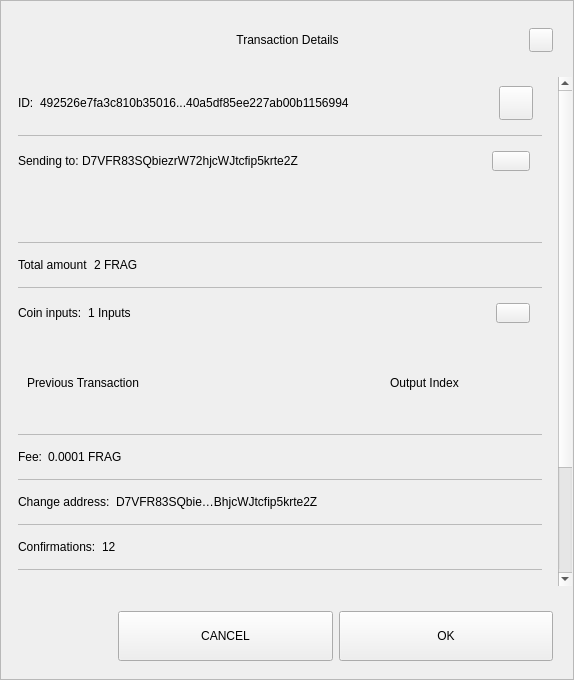
<?xml version="1.0" encoding="UTF-8"?>
<ui version="4.0">
 <class>TxDetailDialog</class>
 <widget class="QWidget" name="TxDetailDialog">
  <property name="geometry">
   <rect>
    <x>0</x>
    <y>0</y>
    <width>574</width>
    <height>680</height>
   </rect>
  </property>
  <property name="sizePolicy">
   <sizepolicy hsizetype="Preferred" vsizetype="Expanding">
    <horstretch>0</horstretch>
    <verstretch>0</verstretch>
   </sizepolicy>
  </property>
  <property name="minimumSize">
   <size>
    <width>574</width>
    <height>500</height>
   </size>
  </property>
  <property name="windowTitle">
   <string>Form</string>
  </property>
  <property name="styleSheet">
   <string notr="true"/>
  </property>
  <layout class="QVBoxLayout" name="verticalLayout_3">
   <property name="spacing">
    <number>0</number>
   </property>
   <property name="leftMargin">
    <number>0</number>
   </property>
   <property name="topMargin">
    <number>0</number>
   </property>
   <property name="rightMargin">
    <number>0</number>
   </property>
   <property name="bottomMargin">
    <number>0</number>
   </property>
   <item>
    <widget class="QFrame" name="frame">
     <property name="sizePolicy">
      <sizepolicy hsizetype="Preferred" vsizetype="Expanding">
       <horstretch>0</horstretch>
       <verstretch>0</verstretch>
      </sizepolicy>
     </property>
     <property name="styleSheet">
      <string notr="true"/>
     </property>
     <property name="frameShape">
      <enum>QFrame::StyledPanel</enum>
     </property>
     <property name="frameShadow">
      <enum>QFrame::Raised</enum>
     </property>
     <layout class="QVBoxLayout" name="verticalLayout">
      <property name="leftMargin">
       <number>0</number>
      </property>
      <property name="rightMargin">
       <number>0</number>
      </property>
      <item>
       <layout class="QHBoxLayout" name="horizontalLayout_3">
        <property name="spacing">
         <number>0</number>
        </property>
        <property name="leftMargin">
         <number>20</number>
        </property>
        <property name="topMargin">
         <number>10</number>
        </property>
        <property name="rightMargin">
         <number>20</number>
        </property>
        <item>
         <spacer name="horizontalSpacer_1">
          <property name="orientation">
           <enum>Qt::Horizontal</enum>
          </property>
          <property name="sizeHint" stdset="0">
           <size>
            <width>40</width>
            <height>20</height>
           </size>
          </property>
         </spacer>
        </item>
        <item>
         <widget class="QLabel" name="labelTitle">
          <property name="minimumSize">
           <size>
            <width>0</width>
            <height>40</height>
           </size>
          </property>
          <property name="maximumSize">
           <size>
            <width>16777215</width>
            <height>40</height>
           </size>
          </property>
          <property name="styleSheet">
           <string notr="true">padding-left:24px;</string>
          </property>
          <property name="text">
           <string>Transaction Details</string>
          </property>
          <property name="alignment">
           <set>Qt::AlignCenter</set>
          </property>
          <property name="margin">
           <number>7</number>
          </property>
         </widget>
        </item>
        <item>
         <spacer name="horizontalSpacer_2">
          <property name="orientation">
           <enum>Qt::Horizontal</enum>
          </property>
          <property name="sizeHint" stdset="0">
           <size>
            <width>40</width>
            <height>20</height>
           </size>
          </property>
         </spacer>
        </item>
        <item>
         <widget class="QPushButton" name="btnEsc">
          <property name="minimumSize">
           <size>
            <width>24</width>
            <height>24</height>
           </size>
          </property>
          <property name="maximumSize">
           <size>
            <width>24</width>
            <height>24</height>
           </size>
          </property>
          <property name="focusPolicy">
           <enum>Qt::NoFocus</enum>
          </property>
          <property name="text">
           <string/>
          </property>
         </widget>
        </item>
       </layout>
      </item>
      <item>
       <spacer name="verticalSpacer">
        <property name="orientation">
         <enum>Qt::Vertical</enum>
        </property>
        <property name="sizeType">
         <enum>QSizePolicy::Fixed</enum>
        </property>
        <property name="sizeHint" stdset="0">
         <size>
          <width>20</width>
          <height>10</height>
         </size>
        </property>
       </spacer>
      </item>
      <item>
       <widget class="QWidget" name="layoutScroll" native="true">
        <property name="minimumSize">
         <size>
          <width>0</width>
          <height>0</height>
         </size>
        </property>
        <layout class="QVBoxLayout" name="verticalLayout_4">
         <property name="leftMargin">
          <number>0</number>
         </property>
         <property name="topMargin">
          <number>0</number>
         </property>
         <property name="rightMargin">
          <number>0</number>
         </property>
         <item>
          <widget class="QScrollArea" name="scrollArea">
           <property name="styleSheet">
            <string notr="true">#scrollArea {
background:transparent;
}</string>
           </property>
           <property name="horizontalScrollBarPolicy">
            <enum>Qt::ScrollBarAlwaysOff</enum>
           </property>
           <property name="sizeAdjustPolicy">
            <enum>QAbstractScrollArea::AdjustIgnored</enum>
           </property>
           <property name="widgetResizable">
            <bool>true</bool>
           </property>
           <property name="alignment">
            <set>Qt::AlignLeading|Qt::AlignLeft|Qt::AlignTop</set>
           </property>
           <widget class="QWidget" name="scrollAreaWidgetContents">
            <property name="geometry">
             <rect>
              <x>0</x>
              <y>0</y>
              <width>556</width>
              <height>672</height>
             </rect>
            </property>
            <property name="autoFillBackground">
             <bool>false</bool>
            </property>
            <property name="styleSheet">
             <string notr="true">#scrollAreaWidgetContents {
background:transparent;
}</string>
            </property>
            <layout class="QVBoxLayout" name="verticalLayout_7">
             <property name="spacing">
              <number>0</number>
             </property>
             <property name="sizeConstraint">
              <enum>QLayout::SetDefaultConstraint</enum>
             </property>
             <property name="leftMargin">
              <number>0</number>
             </property>
             <property name="topMargin">
              <number>0</number>
             </property>
             <property name="rightMargin">
              <number>0</number>
             </property>
             <property name="bottomMargin">
              <number>0</number>
             </property>
             <item>
              <widget class="QWidget" name="content" native="true">
               <layout class="QVBoxLayout" name="verticalLayout_2">
                <property name="leftMargin">
                 <number>16</number>
                </property>
                <property name="topMargin">
                 <number>0</number>
                </property>
                <property name="rightMargin">
                 <number>16</number>
                </property>
                <item>
                 <widget class="QWidget" name="contentID" native="true">
                  <layout class="QHBoxLayout" name="horizontalLayout_12" stretch="0,1,0">
                   <property name="leftMargin">
                    <number>0</number>
                   </property>
                   <item>
                    <widget class="QLabel" name="labelId">
                     <property name="maximumSize">
                      <size>
                       <width>16777215</width>
                       <height>16777215</height>
                      </size>
                     </property>
                     <property name="text">
                      <string>ID:</string>
                     </property>
                    </widget>
                   </item>
                   <item>
                    <widget class="QLabel" name="textId">
                     <property name="text">
                      <string>492526e7fa3c810b35016...40a5df85ee227ab00b1156994</string>
                     </property>
                    </widget>
                   </item>
                   <item>
                    <widget class="QPushButton" name="pushCopy">
                     <property name="minimumSize">
                      <size>
                       <width>34</width>
                       <height>34</height>
                      </size>
                     </property>
                     <property name="maximumSize">
                      <size>
                       <width>34</width>
                       <height>34</height>
                      </size>
                     </property>
                     <property name="focusPolicy">
                      <enum>Qt::NoFocus</enum>
                     </property>
                     <property name="text">
                      <string/>
                     </property>
                     <property name="iconSize">
                      <size>
                       <width>24</width>
                       <height>24</height>
                      </size>
                     </property>
                    </widget>
                   </item>
                  </layout>
                 </widget>
                </item>
                <item>
                 <widget class="QLabel" name="labelDivider9">
                  <property name="maximumSize">
                   <size>
                    <width>16777215</width>
                    <height>1</height>
                   </size>
                  </property>
                  <property name="styleSheet">
                   <string notr="true">background-color:#bababa;</string>
                  </property>
                  <property name="text">
                   <string/>
                  </property>
                 </widget>
                </item>
                <item>
                 <widget class="QWidget" name="contentOutputs" native="true">
                  <layout class="QHBoxLayout" name="horizontalLayout_11" stretch="0,3,0">
                   <property name="spacing">
                    <number>0</number>
                   </property>
                   <property name="leftMargin">
                    <number>0</number>
                   </property>
                   <property name="rightMargin">
                    <number>12</number>
                   </property>
                   <item>
                    <widget class="QLabel" name="labelSend">
                     <property name="maximumSize">
                      <size>
                       <width>16777215</width>
                       <height>16777215</height>
                      </size>
                     </property>
                     <property name="text">
                      <string>Sending to: </string>
                     </property>
                    </widget>
                   </item>
                   <item>
                    <widget class="QLabel" name="textSend">
                     <property name="text">
                      <string>D7VFR83SQbiezrW72hjcWJtcfip5krte2Z </string>
                     </property>
                    </widget>
                   </item>
                   <item>
                    <widget class="QPushButton" name="pushOutputs">
                     <property name="minimumSize">
                      <size>
                       <width>34</width>
                       <height>20</height>
                      </size>
                     </property>
                     <property name="maximumSize">
                      <size>
                       <width>38</width>
                       <height>20</height>
                      </size>
                     </property>
                     <property name="focusPolicy">
                      <enum>Qt::NoFocus</enum>
                     </property>
                     <property name="styleSheet">
                      <string notr="true"/>
                     </property>
                     <property name="text">
                      <string/>
                     </property>
                    </widget>
                   </item>
                  </layout>
                 </widget>
                </item>
                <item>
                 <widget class="QScrollArea" name="outputsScrollArea">
                  <property name="minimumSize">
                   <size>
                    <width>0</width>
                    <height>50</height>
                   </size>
                  </property>
                  <property name="styleSheet">
                   <string notr="true">#outputsScrollArea {
background:transparent;
}</string>
                  </property>
                  <property name="widgetResizable">
                   <bool>true</bool>
                  </property>
                  <widget class="QWidget" name="container_outputs_base">
                   <property name="geometry">
                    <rect>
                     <x>0</x>
                     <y>0</y>
                     <width>522</width>
                     <height>48</height>
                    </rect>
                   </property>
                   <property name="styleSheet">
                    <string notr="true">#container_outputs_base {
background:transparent;
}</string>
                   </property>
                  </widget>
                 </widget>
                </item>
                <item>
                 <widget class="QLabel" name="labelDivider8">
                  <property name="maximumSize">
                   <size>
                    <width>16777215</width>
                    <height>1</height>
                   </size>
                  </property>
                  <property name="styleSheet">
                   <string notr="true">background-color:#bababa;</string>
                  </property>
                  <property name="text">
                   <string/>
                  </property>
                 </widget>
                </item>
                <item>
                 <widget class="QWidget" name="contentAmount" native="true">
                  <layout class="QHBoxLayout" name="horizontalLayout_4" stretch="0,1">
                   <property name="leftMargin">
                    <number>0</number>
                   </property>
                   <item>
                    <widget class="QLabel" name="labelAmount">
                     <property name="maximumSize">
                      <size>
                       <width>16777215</width>
                       <height>16777215</height>
                      </size>
                     </property>
                     <property name="text">
                      <string>Total amount</string>
                     </property>
                    </widget>
                   </item>
                   <item>
                    <widget class="QLabel" name="textAmount">
                     <property name="text">
                      <string>2 FRAG</string>
                     </property>
                    </widget>
                   </item>
                  </layout>
                 </widget>
                </item>
                <item>
                 <widget class="QLabel" name="labelDivider6">
                  <property name="maximumSize">
                   <size>
                    <width>16777215</width>
                    <height>1</height>
                   </size>
                  </property>
                  <property name="styleSheet">
                   <string notr="true">background-color:#bababa;</string>
                  </property>
                  <property name="text">
                   <string/>
                  </property>
                 </widget>
                </item>
                <item>
                 <widget class="QWidget" name="contentInputs" native="true">
                  <layout class="QHBoxLayout" name="horizontalLayout" stretch="0,2,0">
                   <property name="leftMargin">
                    <number>0</number>
                   </property>
                   <property name="rightMargin">
                    <number>12</number>
                   </property>
                   <item>
                    <widget class="QLabel" name="labelInputs">
                     <property name="sizePolicy">
                      <sizepolicy hsizetype="Minimum" vsizetype="Preferred">
                       <horstretch>0</horstretch>
                       <verstretch>0</verstretch>
                      </sizepolicy>
                     </property>
                     <property name="maximumSize">
                      <size>
                       <width>16777215</width>
                       <height>16777215</height>
                      </size>
                     </property>
                     <property name="text">
                      <string>Coin inputs:</string>
                     </property>
                    </widget>
                   </item>
                   <item>
                    <widget class="QLabel" name="textInputs">
                     <property name="text">
                      <string>1 Inputs</string>
                     </property>
                    </widget>
                   </item>
                   <item>
                    <widget class="QPushButton" name="pushInputs">
                     <property name="maximumSize">
                      <size>
                       <width>34</width>
                       <height>20</height>
                      </size>
                     </property>
                     <property name="focusPolicy">
                      <enum>Qt::NoFocus</enum>
                     </property>
                     <property name="styleSheet">
                      <string notr="true"/>
                     </property>
                     <property name="text">
                      <string/>
                     </property>
                    </widget>
                   </item>
                  </layout>
                 </widget>
                </item>
                <item>
                 <widget class="QFrame" name="gridInputs">
                  <property name="sizePolicy">
                   <sizepolicy hsizetype="Preferred" vsizetype="MinimumExpanding">
                    <horstretch>0</horstretch>
                    <verstretch>0</verstretch>
                   </sizepolicy>
                  </property>
                  <property name="minimumSize">
                   <size>
                    <width>0</width>
                    <height>90</height>
                   </size>
                  </property>
                  <layout class="QGridLayout" name="gridLayoutInput" columnstretch="5,2" rowminimumheight="0">
                   <property name="sizeConstraint">
                    <enum>QLayout::SetMaximumSize</enum>
                   </property>
                   <property name="verticalSpacing">
                    <number>0</number>
                   </property>
                   <item row="0" column="0" alignment="Qt::AlignLeft">
                    <widget class="QLabel" name="labelTitlePrevTx">
                     <property name="text">
                      <string>Previous Transaction</string>
                     </property>
                    </widget>
                   </item>
                   <item row="0" column="1" alignment="Qt::AlignLeft">
                    <widget class="QLabel" name="labelOutputIndex">
                     <property name="text">
                      <string>Output Index</string>
                     </property>
                     <property name="alignment">
                      <set>Qt::AlignCenter</set>
                     </property>
                    </widget>
                   </item>
                  </layout>
                 </widget>
                </item>
                <item>
                 <widget class="QLabel" name="labelDivider1">
                  <property name="maximumSize">
                   <size>
                    <width>16777215</width>
                    <height>1</height>
                   </size>
                  </property>
                  <property name="styleSheet">
                   <string notr="true">background-color:#bababa;</string>
                  </property>
                  <property name="text">
                   <string/>
                  </property>
                 </widget>
                </item>
                <item>
                 <widget class="QWidget" name="contentFee" native="true">
                  <layout class="QHBoxLayout" name="horizontalLayout_7" stretch="0,1">
                   <property name="leftMargin">
                    <number>0</number>
                   </property>
                   <item>
                    <widget class="QLabel" name="labelFee">
                     <property name="maximumSize">
                      <size>
                       <width>16777215</width>
                       <height>16777215</height>
                      </size>
                     </property>
                     <property name="text">
                      <string>Fee:</string>
                     </property>
                    </widget>
                   </item>
                   <item>
                    <widget class="QLabel" name="textFee">
                     <property name="text">
                      <string>0.0001 FRAG</string>
                     </property>
                    </widget>
                   </item>
                  </layout>
                 </widget>
                </item>
                <item>
                 <widget class="QLabel" name="labelDivider2">
                  <property name="maximumSize">
                   <size>
                    <width>16777215</width>
                    <height>1</height>
                   </size>
                  </property>
                  <property name="styleSheet">
                   <string notr="true">background-color:#bababa;</string>
                  </property>
                  <property name="text">
                   <string/>
                  </property>
                 </widget>
                </item>
                <item>
                 <widget class="QWidget" name="contentChangeAddress" native="true">
                  <layout class="QHBoxLayout" name="horizontalLayout_6" stretch="0,1">
                   <property name="leftMargin">
                    <number>0</number>
                   </property>
                   <item>
                    <widget class="QLabel" name="labelChange">
                     <property name="maximumSize">
                      <size>
                       <width>16777215</width>
                       <height>16777215</height>
                      </size>
                     </property>
                     <property name="text">
                      <string>Change address:</string>
                     </property>
                    </widget>
                   </item>
                   <item>
                    <widget class="QLabel" name="textChange">
                     <property name="text">
                      <string>D7VFR83SQbie…BhjcWJtcfip5krte2Z </string>
                     </property>
                    </widget>
                   </item>
                  </layout>
                 </widget>
                </item>
                <item>
                 <widget class="QLabel" name="labelDivider4">
                  <property name="maximumSize">
                   <size>
                    <width>16777215</width>
                    <height>1</height>
                   </size>
                  </property>
                  <property name="styleSheet">
                   <string notr="true">background-color:#bababa;</string>
                  </property>
                  <property name="text">
                   <string/>
                  </property>
                 </widget>
                </item>
                <item>
                 <widget class="QWidget" name="contentConfirmations" native="true">
                  <layout class="QHBoxLayout" name="horizontalLayout_8" stretch="0,1">
                   <property name="leftMargin">
                    <number>0</number>
                   </property>
                   <item>
                    <widget class="QLabel" name="labelConfirmations">
                     <property name="maximumSize">
                      <size>
                       <width>16777215</width>
                       <height>16777215</height>
                      </size>
                     </property>
                     <property name="text">
                      <string>Confirmations:</string>
                     </property>
                    </widget>
                   </item>
                   <item>
                    <widget class="QLabel" name="textConfirmations">
                     <property name="text">
                      <string>12</string>
                     </property>
                    </widget>
                   </item>
                  </layout>
                 </widget>
                </item>
                <item>
                 <widget class="QLabel" name="labelDivider7">
                  <property name="maximumSize">
                   <size>
                    <width>16777215</width>
                    <height>1</height>
                   </size>
                  </property>
                  <property name="styleSheet">
                   <string notr="true">background-color:#bababa;</string>
                  </property>
                  <property name="text">
                   <string/>
                  </property>
                 </widget>
                </item>
                <item>
                 <widget class="QWidget" name="contentSize" native="true">
                  <layout class="QHBoxLayout" name="horizontalLayout_9" stretch="0,1">
                   <property name="leftMargin">
                    <number>0</number>
                   </property>
                   <item>
                    <widget class="QLabel" name="labelSize">
                     <property name="maximumSize">
                      <size>
                       <width>16777215</width>
                       <height>16777215</height>
                      </size>
                     </property>
                     <property name="text">
                      <string>Size:</string>
                     </property>
                    </widget>
                   </item>
                   <item>
                    <widget class="QLabel" name="textSize">
                     <property name="text">
                      <string>2 kB</string>
                     </property>
                    </widget>
                   </item>
                  </layout>
                 </widget>
                </item>
                <item>
                 <widget class="QLabel" name="labelDivider3">
                  <property name="maximumSize">
                   <size>
                    <width>16777215</width>
                    <height>1</height>
                   </size>
                  </property>
                  <property name="styleSheet">
                   <string notr="true">background-color:#bababa;</string>
                  </property>
                  <property name="text">
                   <string/>
                  </property>
                 </widget>
                </item>
                <item>
                 <widget class="QWidget" name="contentDate" native="true">
                  <layout class="QHBoxLayout" name="horizontalLayout_5" stretch="0,1">
                   <property name="leftMargin">
                    <number>0</number>
                   </property>
                   <item>
                    <widget class="QLabel" name="labelDate">
                     <property name="maximumSize">
                      <size>
                       <width>16777215</width>
                       <height>16777215</height>
                      </size>
                     </property>
                     <property name="text">
                      <string>Date:</string>
                     </property>
                    </widget>
                   </item>
                   <item>
                    <widget class="QLabel" name="textDate">
                     <property name="text">
                      <string>May 25, 2017</string>
                     </property>
                    </widget>
                   </item>
                  </layout>
                 </widget>
                </item>
                <item>
                 <widget class="QLabel" name="labelDivider5">
                  <property name="maximumSize">
                   <size>
                    <width>16777215</width>
                    <height>1</height>
                   </size>
                  </property>
                  <property name="styleSheet">
                   <string notr="true">background-color:#bababa;</string>
                  </property>
                  <property name="text">
                   <string/>
                  </property>
                 </widget>
                </item>
                <item>
                 <widget class="QWidget" name="contentStatus" native="true">
                  <layout class="QHBoxLayout" name="horizontalLayout_10" stretch="0,1">
                   <property name="leftMargin">
                    <number>0</number>
                   </property>
                   <item>
                    <widget class="QLabel" name="labelStatus">
                     <property name="maximumSize">
                      <size>
                       <width>16777215</width>
                       <height>16777215</height>
                      </size>
                     </property>
                     <property name="text">
                      <string>Status:</string>
                     </property>
                    </widget>
                   </item>
                   <item>
                    <widget class="QLabel" name="textStatus">
                     <property name="text">
                      <string>Spendable</string>
                     </property>
                    </widget>
                   </item>
                  </layout>
                 </widget>
                </item>
                <item>
                 <spacer name="verticalSpacer_2">
                  <property name="orientation">
                   <enum>Qt::Vertical</enum>
                  </property>
                  <property name="sizeType">
                   <enum>QSizePolicy::Expanding</enum>
                  </property>
                  <property name="sizeHint" stdset="0">
                   <size>
                    <width>20</width>
                    <height>10</height>
                   </size>
                  </property>
                 </spacer>
                </item>
                <item>
                 <widget class="QLabel" name="labelWarning">
                  <property name="text">
                   <string>TextLabel</string>
                  </property>
                  <property name="alignment">
                   <set>Qt::AlignCenter</set>
                  </property>
                 </widget>
                </item>
               </layout>
              </widget>
             </item>
            </layout>
           </widget>
          </widget>
         </item>
        </layout>
       </widget>
      </item>
      <item>
       <widget class="QWidget" name="containerButtons" native="true">
        <layout class="QHBoxLayout" name="horizontalLayout1" stretch="1,2,2">
         <property name="leftMargin">
          <number>10</number>
         </property>
         <property name="rightMargin">
          <number>20</number>
         </property>
         <item>
          <spacer name="horizontalSpacer_3">
           <property name="orientation">
            <enum>Qt::Horizontal</enum>
           </property>
           <property name="sizeHint" stdset="0">
            <size>
             <width>40</width>
             <height>20</height>
            </size>
           </property>
          </spacer>
         </item>
         <item>
          <widget class="QPushButton" name="btnCancel">
           <property name="minimumSize">
            <size>
             <width>200</width>
             <height>50</height>
            </size>
           </property>
           <property name="focusPolicy">
            <enum>Qt::NoFocus</enum>
           </property>
           <property name="text">
            <string>CANCEL</string>
           </property>
          </widget>
         </item>
         <item>
          <widget class="QPushButton" name="btnSave">
           <property name="minimumSize">
            <size>
             <width>200</width>
             <height>50</height>
            </size>
           </property>
           <property name="focusPolicy">
            <enum>Qt::NoFocus</enum>
           </property>
           <property name="text">
            <string>OK</string>
           </property>
          </widget>
         </item>
        </layout>
       </widget>
      </item>
     </layout>
    </widget>
   </item>
  </layout>
 </widget>
 <resources/>
 <connections/>
</ui>
